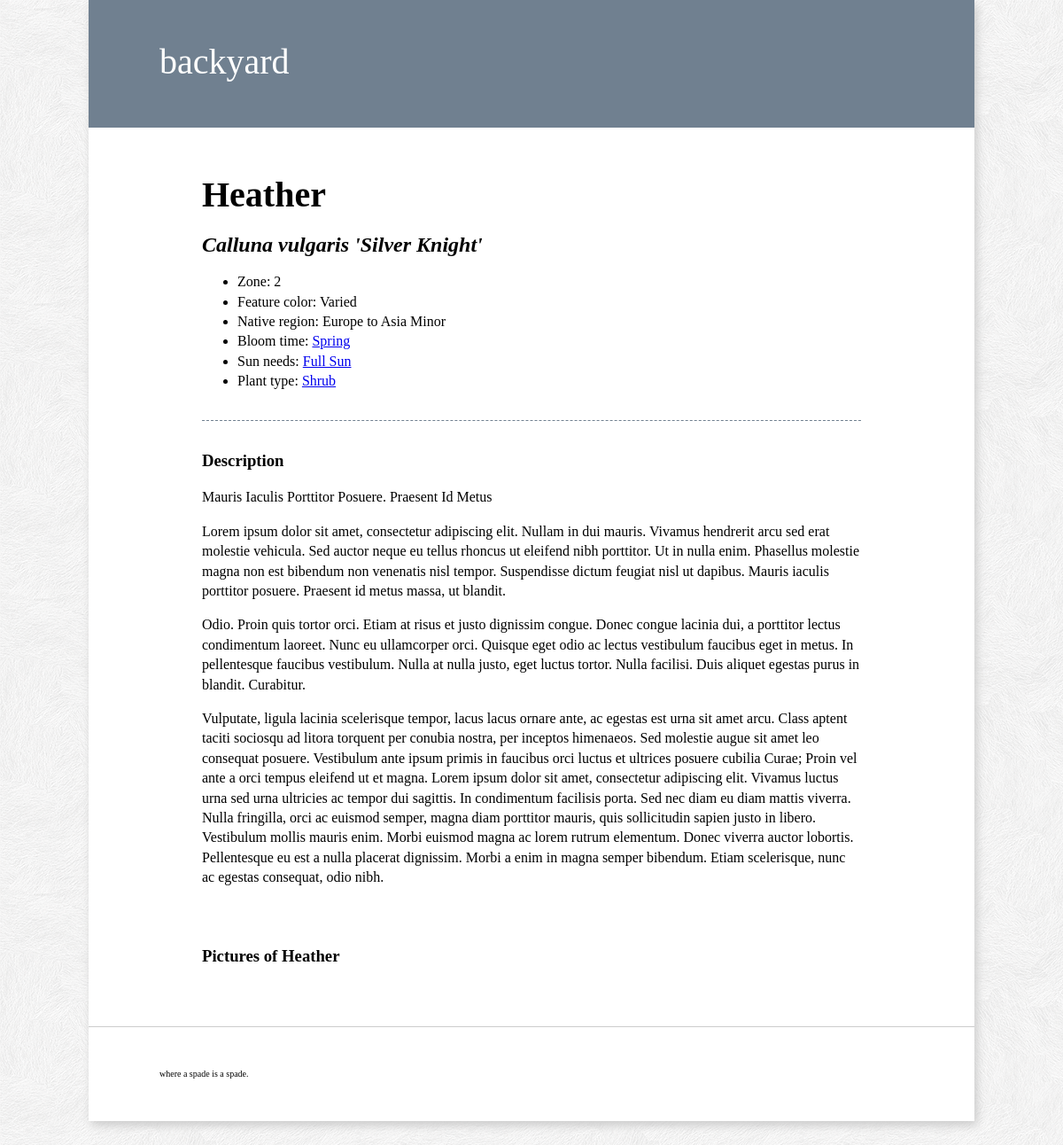
/plants/3/, run on the app's committed database.
### plant/models.py (models this page shows, shortened)
class Plant(models.Model):
    common_name = models.CharField(max_length=50)
    genus = models.CharField(max_length=50)
    species = models.CharField(max_length=50)
    zone = models.IntegerField()
    featureColor = models.CharField(max_length=20)
    nativeRegion = models.CharField(max_length=50)
    thingy = models.CharField(max_length=50, blank="True")
    plantDescription = models.TextField()
    plantType = models.CharField(max_length=20)
    SPRING = 'Spring'
    SUMMER = 'Summer'
    FALL = 'Fall'
    WINTER = 'Winter'
    BLOOM_TIME_CHOICES = (
        (SPRING, 'Spring'),
        (SUMMER, 'Summer'),
        (FALL, 'Fall'),
        (WINTER, 'Winter'),
    )
    bloom_time = models.CharField(max_length=15,
        choices=BLOOM_TIME_CHOICES,
        default=SPRING
    )
    FULL_SUN = 'Full Sun'
    PART_SUN = 'Part Sun'
    SHADE = 'Shade'
    SUN_NEEDS_CHOICES = (
        (FULL_SUN, 'Full Sun'),
        (PART_SUN, 'Part Sun'),
        (SHADE, 'Shade'),
    )
    sun_needs = models.CharField(max_length=15,
        choices=SUN_NEEDS_CHOICES,
        default = FULL_SUN
    )

### plant/views.py (the view)
def plantDetail(request, plant_id):
    int_id = int(plant_id)
    all_plant_details = Plant.objects.get(id=int_id)
    context = {
        'all_plant_details' : all_plant_details,
    }
    return render(request, 'plant/plantDetail.html', context)

### plant/templates/plant/plantDetail.html
{% extends 'base.html' %}
{% block content %}
        <h1>{{ all_plant_details.common_name }}</h1>
        <h2 class="latinName">{{ all_plant_details.genus }} {{ all_plant_details.species }}</h2>
        <section id="overview">
        <ul>
            <li>Zone: {{ all_plant_details.zone }}</li>
            <li>Feature color: {{ all_plant_details.featureColor }}</li>
            <li>Native region: {{ all_plant_details.nativeRegion }}</li>
            <li>Bloom time: <a href="/plants/bloom_time/{{ all_plant_details.bloom_time }}/"> {{ all_plant_details.bloom_time }}</a></li>
            <li>Sun needs: <a href="/plants/sun_needs/{{ all_plant_details.sun_needs|slugify }}/">{{ all_plant_details.sun_needs }}</a></li>
            <li>Plant type: <a href="/plants/plant_type/{{ all_plant_details.plantType }}/">{{ all_plant_details.plantType }}</a></li>
        </ul>
        </section>
        <section>
        <h3>Description</h3>
        <p>{{ all_plant_details.plantDescription|safe|linebreaks }}</p>
        </section>
        <section>
        <h3>Pictures of {{ all_plant_details.common_name }}</h3>
        </section>
{% endblock %}

### plant/static/css/style.css (style rules this page uses)
body { color: black; font-family: 'Palatino', serif; font-size: 16px; line-height: 140%; margin: 0; background: url(../img/subtle_white_feathers.png) repeat white; }
section#overview { border-bottom: 1px dashed slategray; padding: 0 0 1em; }
section { padding: 1em 0; }
h1 { font-size: 2.5em; }
h2.latinName { font-style: italic; }

### data on the page
Plant: common_name "Heather", genus "Calluna", species "vulgaris 'Silver Knight'", zone "2", featureColor "Varied", nativeRegion "Europe to Asia Minor", bloom_time "Spring", sun_needs "Full Sun", plantType "Shrub", plantDescription "Mauris Iaculis Porttitor Posuere. Praesent Id Metus Lorem ipsum dolor sit amet, consectetur adipiscing elit. Nullam in dui mauris. Vivamus hendrerit arcu sed erat molestie vehicula. Sed auctor neque eu tellus rhoncus ut eleifend nibh porttitor. Ut in nulla enim. Phasellus molestie magna non est bibendum non venenatis nisl tempor. Suspendisse dictum feugiat nisl ut dapibus. Mauris iaculis porttitor posuere. Praesent id metus massa, ut blandit. Odio. Proin quis tortor orci. Etiam at risus et justo dignissim congue. Donec congue lacinia dui, a porttitor lectus condimentum laoreet. Nunc eu ullamcorper orci. Quisque eget odio ac lectus vestibulum faucibus eget in metus. In pellentesque faucibus…"
